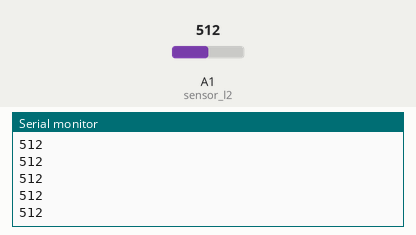
Recording of a sketch running on a simulated Arduino Uno, built with avr-gcc and run on an emulated ATmega328P. On the bench: the last lines printed to the serial monitor. The inputs (shaded band) are chosen by the test bench; at power-on: A1 (sensor_l2) = 512.

Above: at 1.2 s.
1.3 s: A1 (sensor_l2) set to 716
At 2.4 s:
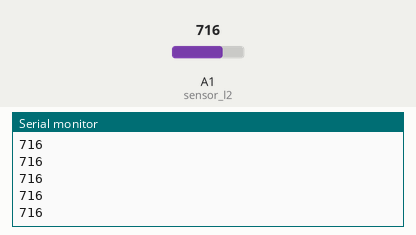
2.8 s: A1 (sensor_l2) set to 900
At 3.6 s:
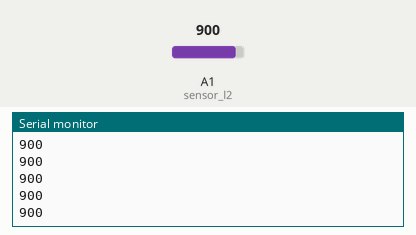
Timing chart, 0 to 5.8 s (numbered marks = the images above; inputs shaded):
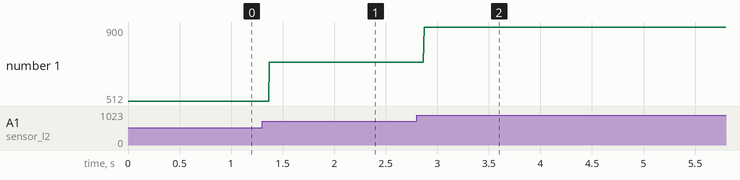

The sketch:

sensorLinhaEsquerdo_angelo.ino
```cpp
#define sensor_l2 A1

void setup() {
  Serial.begin(9600);
  pinMode(sensor_l2, INPUT);
}

void loop() {
  int valor = analogRead(sensor_l2);
  Serial.println(valor);
  /*if(valor >= 900){
    Serial.println("Preto");
  }
  if(valor < 900){
    Serial.println("Branco");
  }*/
}
```

Measured:
- after the input at 1.3 s, the serial monitor: prints a new line after 0.07 s (image 1)
- after the input at 2.8 s, the serial monitor: prints a new line after 0.07 s (image 2)
- plotted number 1: 512 → 716 after the input at 1.3 s, 716 → 900 after the input at 2.8 s
